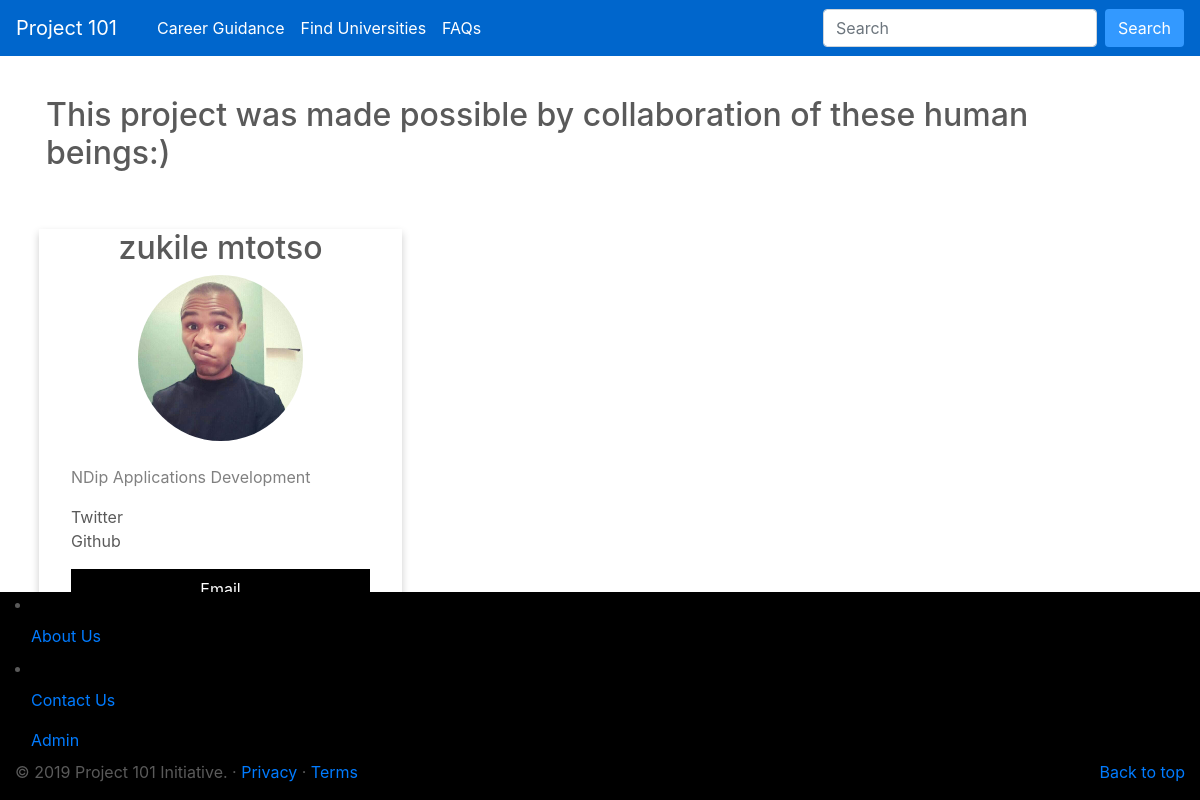
/about, run on the app's committed database.
### about/models.py (models this page shows, shortened)
class Creator(models.Model):
    name = models.CharField(max_length=100)
    surname = models.CharField(max_length=100)
    photo = models.ImageField(upload_to='about/creators/', validators=[image_validation_extension])
    qualification = models.CharField(max_length=100)
    college = models.CharField(max_length=100)
    github = models.CharField(max_length=100)
    twitter = models.CharField(max_length=100)

### about/views.py (the view)
# urls.py: path('about', views.about, name='about'),
def about(request):
    context = {
        'about': About.objects.all(),
        'creators': Creator.objects.all()
    }
    return render(request, 'about/about.html', context)

### about/templates/about/about.html (shortened to what this page needs)
{% extends "home/base.html" %}
{% load static %}
{% block content%}
<br><br>
<div class="container">
<h2>This project was made possible by collaboration of these human beings:) </h2><br><br>
<div class="row">
  <div class="column">
  {% for creator in creators%}
    <div id="card" class="container">
     <h2 id="name">{{creator.name}} {{creator.surname}}</h2>
      <img id="img-profile"src="{{creator.photo.url}}" alt="Jane">
      <div class="container"><br>
        <p class="title">{{creator.qualification}}</p>
      <a href="{{creator.twitter}}"> <i class="fa fa-twitter"> </a></i>Twitter
        <p><a href="{{creator.github}}"></a> Github</p>
        <p><button class="button">Email</button></p>
      </div>
    </div>
    {% endfor %}
  </div>
</div>
</div>
{% endblock content %}

### home/templates/home/base.html (style rules this page uses)
body { padding-top: 3rem; padding-bottom: 3rem; color: #5a5a5a; }

### about/templates/about/about.html (style rules this page uses)
html { box-sizing: border-box; }
*, *:before, *:after { box-sizing: inherit; }
.column { float: left; width: 33.3%; margin-bottom: 16px; padding: 0 8px; }
#card { box-shadow: 0 4px 8px 0 rgba(0, 0, 0, 0.2); }
.container { padding: 0 16px; }
.container::after, .row::after { content: ""; clear: both; display: table; }
.title { color: grey; }
.button { border: none; outline: 0; display: inline-block; padding: 8px; color: white; background-color: #000; text-align: center; cursor: pointer; width: 100%; }
img { border-radius: 50%; }
#img-profile { width:50%; margin-left:25%; height:35%; }
#name { text-align:center; }

### data on the page
Creator: name "zukile", surname "mtotso", photo (picture), qualification "NDip Applications Development"
